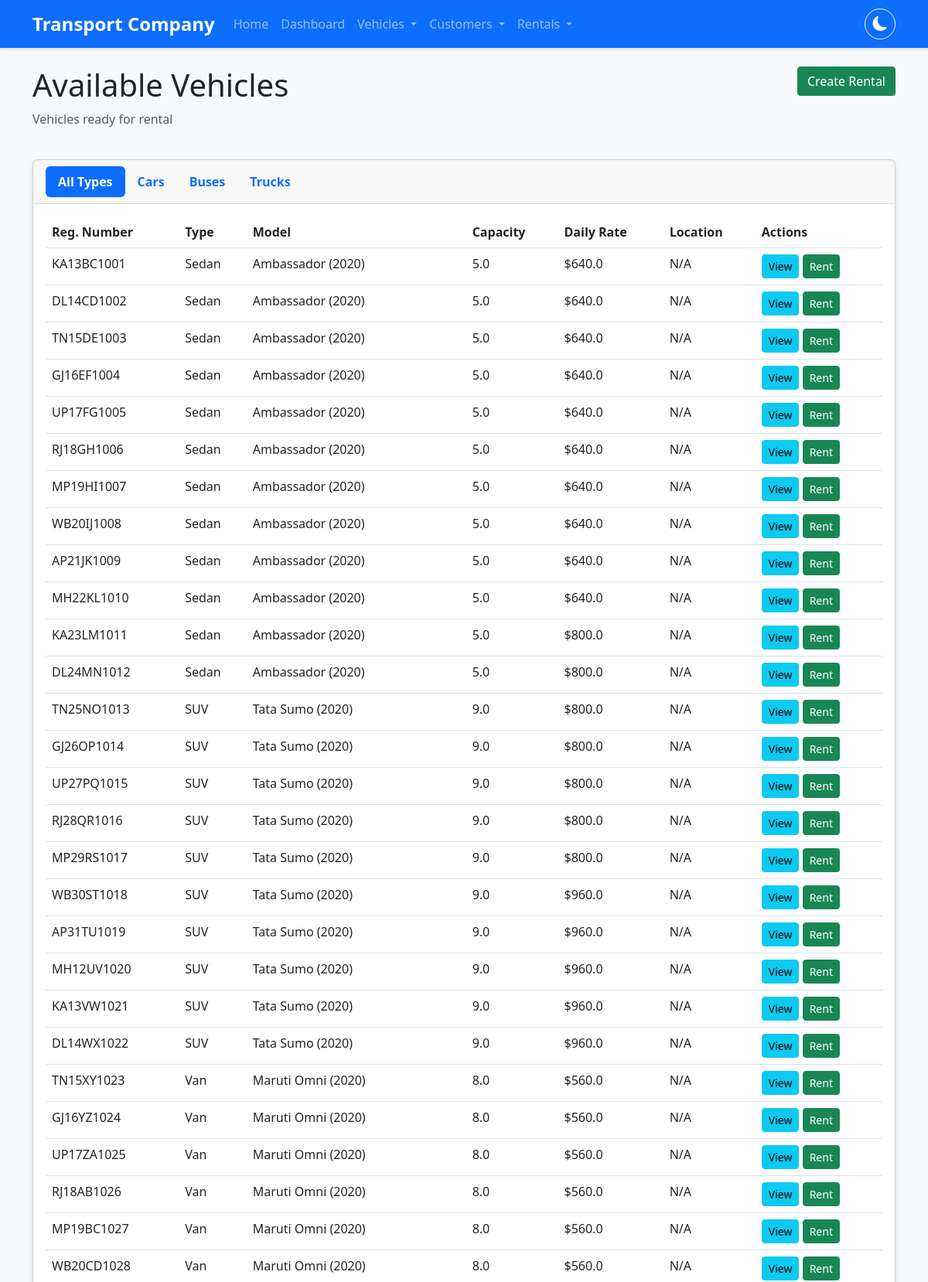
/vehicles/available (upper part), run on the app's committed database.
### app/models/vehicle.py (models this page shows, shortened)
class Vehicle(db.Model):
    __tablename__ = 'vehicles'
    id = db.Column(db.Integer, primary_key=True)
    registration_number = db.Column(db.String(20), unique=True, nullable=False)
    vehicle_type = db.Column(db.String(50), nullable=False)  # car, bus, truck, etc.
    model = db.Column(db.String(100), nullable=False)  # Ambassador, Tata Sumo, Maruti Omni, etc.
    year = db.Column(db.Integer, nullable=False)
    capacity = db.Column(db.Float, nullable=False)  # passenger capacity or cargo capacity in tons
    daily_rate = db.Column(db.Float, nullable=False)  # rental rate per day (legacy)
    hourly_rate = db.Column(db.Float, nullable=False, default=0.0)  # rate per hour
    per_km_rate = db.Column(db.Float, nullable=False, default=0.0)  # rate per kilometer
    has_ac = db.Column(db.Boolean, nullable=False, default=False)  # True for AC, False for Non-AC
    fuel_type = db.Column(db.String(20), nullable=False, default='Petrol')  # Petrol, Diesel, CNG
    transmission = db.Column(db.String(20), nullable=False, default='Manual')  # Manual, Automatic
    status = db.Column(db.String(20), nullable=False, default='available')  # available, rented, maintenance
    location = db.Column(db.String(100), nullable=True)  # current location of the vehicle
    mileage = db.Column(db.Integer, nullable=False, default=0)
    last_maintenance_date = db.Column(db.DateTime, nullable=True)
    minimum_rental_hours = db.Column(db.Integer, nullable=False, default=4)  # minimum 4-hour rental
    night_charge_multiplier = db.Column(db.Float, nullable=False, default=1.25)  # 25% extra for night rentals
    created_at = db.Column(db.DateTime, default=datetime.utcnow)
    updated_at = db.Column(db.DateTime, default=datetime.utcnow, onupdate=datetime.utcnow)
    rentals = db.relationship('Rental', back_populates='vehicle', lazy='dynamic')

### app/routes/vehicle_routes.py (the view)
@vehicle_bp.route('/available')
def available_vehicles():
    try:
        vehicles = Vehicle.query.filter_by(status='available').all()
        return render_template('vehicles/available.html', vehicles=vehicles)
    except Exception as e:
        log_exception(e, "Error retrieving available vehicles")
        flash('An error occurred while loading available vehicles', 'danger')
        return render_template('vehicles/available.html', vehicles=[])

### app/templates/vehicles/available.html (shortened to what this page needs)
{% extends "base.html" %}
{% block content %}
<div class="row mb-4">
    <div class="col-md-8">
        <h1>Available Vehicles</h1>
        <p class="text-muted">Vehicles ready for rental</p>
    </div>
    <div class="col-md-4 text-end">
        <a href="{{ url_for('rental.create_rental') }}" class="btn btn-success">
             Create Rental
        </a>
    </div>
</div>
<div class="row mb-4">
    <div class="col">
        <div class="card">
            <div class="card-header">
                <ul class="nav nav-pills">
                    <li class="nav-item">
                        <a class="nav-link active vehicle-type-filter" href="#" data-filter="all">All Types</a>
                    </li>
                    <li class="nav-item">
                        <a class="nav-link vehicle-type-filter" href="#" data-filter="car">Cars</a>
                    </li>
                    <li class="nav-item">
                        <a class="nav-link vehicle-type-filter" href="#" data-filter="bus">Buses</a>
                    </li>
                    <li class="nav-item">
                        <a class="nav-link vehicle-type-filter" href="#" data-filter="truck">Trucks</a>
                    </li>
                </ul>
            </div>
            <div class="card-body">
                <div class="table-responsive">
                    <table class="table table-hover">
                        <thead>
                            <tr>
                                <th>Reg. Number</th>
                                <th>Type</th>
                                <th>Model</th>
                                <th>Capacity</th>
                                <th>Daily Rate</th>
                                <th>Location</th>
                                <th>Actions</th>
                            </tr>
                        </thead>
                        <tbody>
                            {% for vehicle in vehicles %}
                            <tr class="vehicle-row" data-vehicle-type="{{ vehicle.vehicle_type }}">
                                <td>{{ vehicle.registration_number }}</td>
                                <td>{{ vehicle.vehicle_type }}</td>
                                <td>{{ vehicle.model }} ({{ vehicle.year }})</td>
                                <td>{{ vehicle.capacity }}</td>
                                <td>${{ vehicle.daily_rate }}</td>
                                <td>{{ vehicle.location or 'N/A' }}</td>
                                <td>
                                    <a href="{{ url_for('vehicle.view_vehicle', id=vehicle.id) }}" class="btn btn-sm btn-info">View</a>
                                    <a href="{{ url_for('rental.create_rental') }}?vehicle_id={{ vehicle.id }}" class="btn btn-sm btn-success">Rent</a>
                                </td>
                            </tr>
                            {% endfor %}
                        </tbody>
                    </table>
                </div>
            </div>
        </div>
    </div>
</div>
{% endblock %}

### app/static/css/main.css (style rules this page uses)
body { font-family: 'Segoe UI', Tahoma, Geneva, Verdana, sans-serif; background-color: #f8f9fa; min-height: 100vh; display: flex; flex-direction: column; transition: background-color 0.3s ease, color 0.3s ease; }
.card { border-radius: 8px; box-shadow: 0 4px 6px rgba(0, 0, 0, 0.1); transition: transform 0.3s ease, box-shadow 0.3s ease, background-color 0.3s ease; margin-bottom: 20px; }
.card-header { font-weight: 600; border-bottom: 1px solid rgba(0, 0, 0, 0.125); transition: background-color 0.3s ease, border-color 0.3s ease; }
.table thead { background-color: #f8f9fa; transition: background-color 0.3s ease; }
.btn { border-radius: 4px; font-weight: 500; }

### data on the page
Vehicle: registration_number "KA13BC1001", vehicle_type "Sedan", model "Ambassador", year "2020", capacity "5.0", daily_rate "640.0", location "N/A"
Vehicle: registration_number "DL14CD1002", vehicle_type "Sedan", model "Ambassador", year "2020", capacity "5.0", daily_rate "640.0", location "N/A"
Vehicle: registration_number "TN15DE1003", vehicle_type "Sedan", model "Ambassador", year "2020", capacity "5.0", daily_rate "640.0", location "N/A"
Vehicle: registration_number "GJ16EF1004", vehicle_type "Sedan", model "Ambassador", year "2020", capacity "5.0", daily_rate "640.0", location "N/A"
Vehicle: registration_number "UP17FG1005", vehicle_type "Sedan", model "Ambassador", year "2020", capacity "5.0", daily_rate "640.0", location "N/A"
Vehicle: registration_number "RJ18GH1006", vehicle_type "Sedan", model "Ambassador", year "2020", capacity "5.0", daily_rate "640.0", location "N/A"
Vehicle: registration_number "MP19HI1007", vehicle_type "Sedan", model "Ambassador", year "2020", capacity "5.0", daily_rate "640.0", location "N/A"
Vehicle: registration_number "WB20IJ1008", vehicle_type "Sedan", model "Ambassador", year "2020", capacity "5.0", daily_rate "640.0", location "N/A"
Vehicle: registration_number "AP21JK1009", vehicle_type "Sedan", model "Ambassador", year "2020", capacity "5.0", daily_rate "640.0", location "N/A"
Vehicle: registration_number "MH22KL1010", vehicle_type "Sedan", model "Ambassador", year "2020", capacity "5.0", daily_rate "640.0", location "N/A"
Vehicle: registration_number "KA23LM1011", vehicle_type "Sedan", model "Ambassador", year "2020", capacity "5.0", daily_rate "800.0", location "N/A"
Vehicle: registration_number "DL24MN1012", vehicle_type "Sedan", model "Ambassador", year "2020", capacity "5.0", daily_rate "800.0", location "N/A"
Vehicle: registration_number "TN25NO1013", vehicle_type "SUV", model "Tata Sumo", year "2020", capacity "9.0", daily_rate "800.0", location "N/A"
Vehicle: registration_number "GJ26OP1014", vehicle_type "SUV", model "Tata Sumo", year "2020", capacity "9.0", daily_rate "800.0", location "N/A"
Vehicle: registration_number "UP27PQ1015", vehicle_type "SUV", model "Tata Sumo", year "2020", capacity "9.0", daily_rate "800.0", location "N/A"
Vehicle: registration_number "RJ28QR1016", vehicle_type "SUV", model "Tata Sumo", year "2020", capacity "9.0", daily_rate "800.0", location "N/A"
Vehicle: registration_number "MP29RS1017", vehicle_type "SUV", model "Tata Sumo", year "2020", capacity "9.0", daily_rate "800.0", location "N/A"
Vehicle: registration_number "WB30ST1018", vehicle_type "SUV", model "Tata Sumo", year "2020", capacity "9.0", daily_rate "960.0", location "N/A"
Vehicle: registration_number "AP31TU1019", vehicle_type "SUV", model "Tata Sumo", year "2020", capacity "9.0", daily_rate "960.0", location "N/A"
Vehicle: registration_number "MH12UV1020", vehicle_type "SUV", model "Tata Sumo", year "2020", capacity "9.0", daily_rate "960.0", location "N/A"
Vehicle: registration_number "KA13VW1021", vehicle_type "SUV", model "Tata Sumo", year "2020", capacity "9.0", daily_rate "960.0", location "N/A"
Vehicle: registration_number "DL14WX1022", vehicle_type "SUV", model "Tata Sumo", year "2020", capacity "9.0", daily_rate "960.0", location "N/A"
Vehicle: registration_number "TN15XY1023", vehicle_type "Van", model "Maruti Omni", year "2020", capacity "8.0", daily_rate "560.0", location "N/A"
Vehicle: registration_number "GJ16YZ1024", vehicle_type "Van", model "Maruti Omni", year "2020", capacity "8.0", daily_rate "560.0", location "N/A"
Vehicle: registration_number "UP17ZA1025", vehicle_type "Van", model "Maruti Omni", year "2020", capacity "8.0", daily_rate "560.0", location "N/A"
Vehicle: registration_number "RJ18AB1026", vehicle_type "Van", model "Maruti Omni", year "2020", capacity "8.0", daily_rate "560.0", location "N/A"
Vehicle: registration_number "MP19BC1027", vehicle_type "Van", model "Maruti Omni", year "2020", capacity "8.0", daily_rate "560.0", location "N/A"
Vehicle: registration_number "WB20CD1028", vehicle_type "Van", model "Maruti Omni", year "2020", capacity "8.0", daily_rate "560.0", location "N/A"
